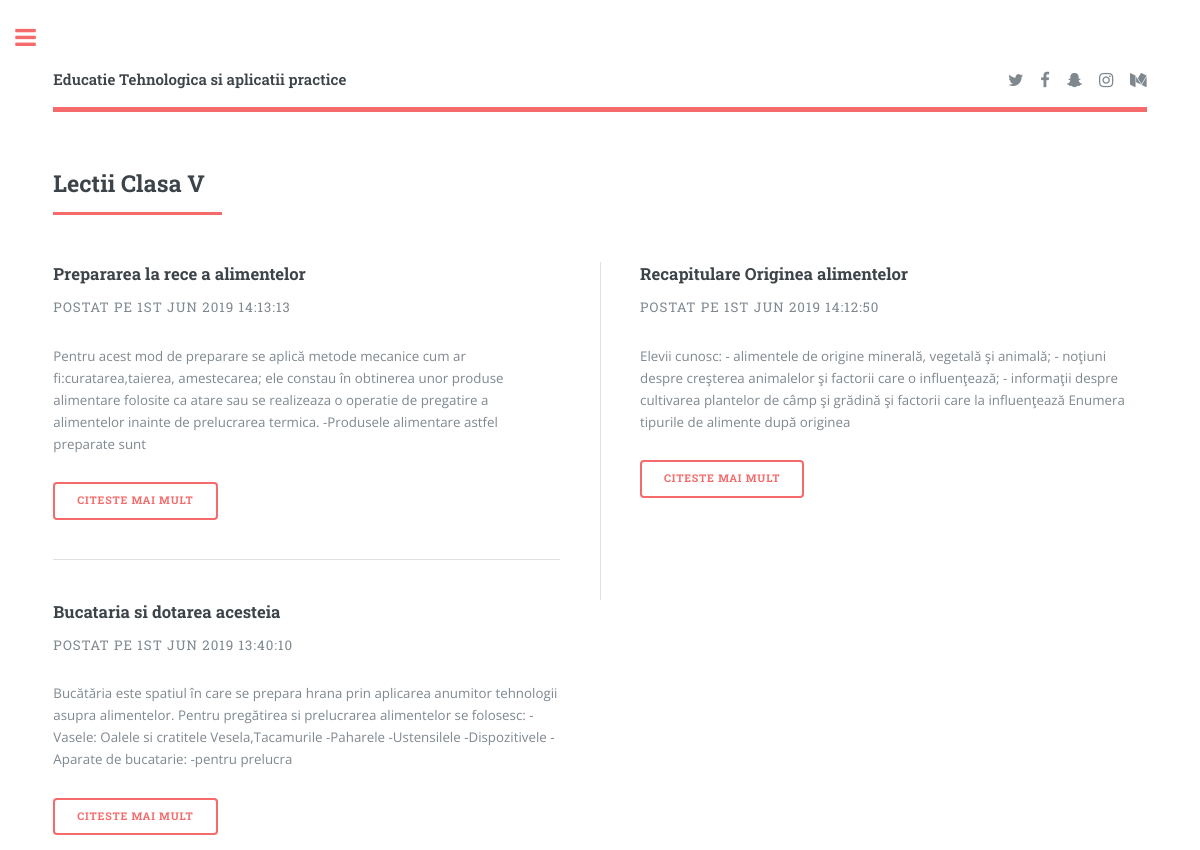
The app's page /clasa-v.php with its own data.
### tables this page shows
CREATE TABLE `clasav` (
  `id` int(11) unsigned NOT NULL AUTO_INCREMENT,
  `titlu` varchar(255) DEFAULT NULL,
  `descr` text,
  `data_postare` datetime DEFAULT NULL,
  PRIMARY KEY (`id`)
);

### clasa-v.php (the view, shortened to what this page needs)
<?php require('include/config.php'); ?>
<!DOCTYPE HTML>
<html>
	<head>
    <link href="https://stackpath.bootstrapcdn.com/font-awesome/4.7.0/css/font-awesome.min.css" rel="stylesheet">
		<link rel="stylesheet" href="css/main.css" />
	</head>
	<body class="is-preload">
			<div id="wrapper">
					<div id="main">
						<div class="inner">
							<?php include("include/header.php");?>
								<section>
									<header class="major">
										<h2>Lectii Clasa V</h2>
									</header>
									<div class="posts">
										<?php
											try {
											$stmt = $conn->query('SELECT id, titlu, descr, data_postare FROM clasav ORDER BY id DESC');
												while($row = $stmt->fetch()){
													echo '<article>';
														echo '<header>';
															echo '<h3><a href="viewpost.php?id='.$row['id'].'">'.$row['titlu'].'</a></h3>';
															echo '<p>Postat pe '.date('jS M Y H:i:s', strtotime($row['data_postare'])).'</p>';
														echo '</header>';
														$desc = substr($row['descr'],0,300);
														echo '<p>'.$desc.'</p>';
														echo '<ul class="actions">';
															echo '<li><a href="viewpost2.php?id='.$row['id'].'" class="button big">Citeste mai mult</a></li>';
														echo '</ul>';
													echo '</article>';
												}
											} catch(PDOException $e) {
												echo $e->getMessage();
											}
										?>
									</div>
								</section>
						</div>
					</div>
			</div>
	</body>
</html>

### records on screen
clasav: titlu "Prepararea la rece a alimentelor", data_postare "1ST JUN 2019 14:13:13", descr "Pentru acest mod de preparare se aplică metode mecanice cum ar fi:curatarea,taierea, amestecarea; ele constau în obtinerea unor produse alimentare folosite ca atare sau se realizeaza o operatie de pregatire a alimentelor inainte de prelucrarea termica. -Produsele alimentare astfel preparate sunt"
clasav: titlu "Recapitulare Originea alimentelor", data_postare "1ST JUN 2019 14:12:50", descr "Elevii cunosc: - alimentele de origine minerală, vegetală şi animală; - noţiuni despre creşterea animalelor şi factorii care o influenţează; - informaţii despre cultivarea plantelor de câmp şi grădină şi factorii care la influenţează Enumera tipurile de alimente după originea"
clasav: titlu "Bucataria si dotarea acesteia", data_postare "1ST JUN 2019 13:40:10", descr "Bucătăria este spatiul în care se prepara hrana prin aplicarea anumitor tehnologii asupra alimentelor. Pentru pregătirea si prelucrarea alimentelor se folosesc: -Vasele: Oalele si cratitele Vesela,Tacamurile -Paharele -Ustensilele -Dispozitivele -Aparate de bucatarie: -pentru prelucra"
